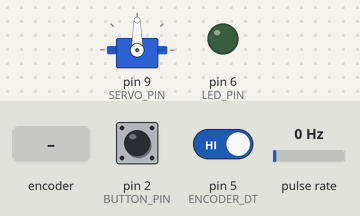
Recording of a program running on a simulated Arduino Uno, built with avr-gcc and run on an emulated ATmega328P. Shown: servo, output pins drawn as LEDs (lit = HIGH). Wiring (inferred from the names in the program): pulse sensor: data pin 3. The inputs (shaded band) are chosen by the test bench; at power-on: pulse rate 0 Hz, pin 2 (BUTTON_PIN) LOW, pin 5 (ENCODER_DT) HIGH. What the program prints to the serial monitor is not drawn.

Above: at 1.2 s.
1.3 s: pulse rate (sensor on pin 3) set to 4 Hz
At 2.17 s:
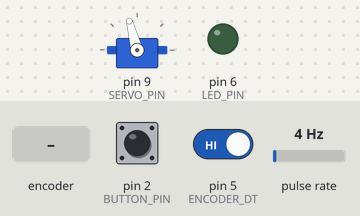
4.3 s: pin 2 (BUTTON_PIN) pulled HIGH for 0.15 s
At 6.6 s:
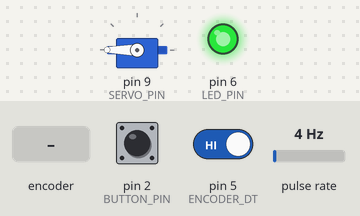
7.3 s: pin 2 (BUTTON_PIN) pulled HIGH for 1 s
At 7.7 s:
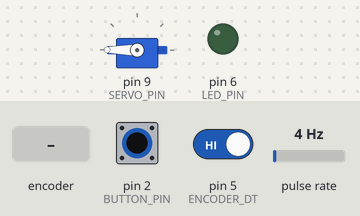
9.8 s: rotary encoder on pin 3 (ENCODER_CLK) / pin 5 (ENCODER_DT) turned 3 steps (first pin leading)
At 10.17 s:
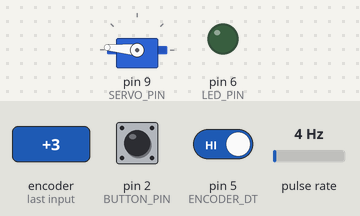
11.9 s: pin 2 (BUTTON_PIN) pulled HIGH for 3.2 s
At 12.4 s:
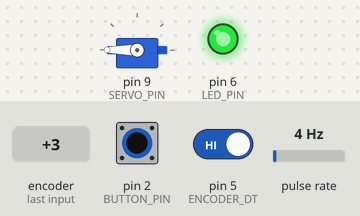
Timing chart, 0 to 14.9 s (numbered marks = the images above; inputs shaded):
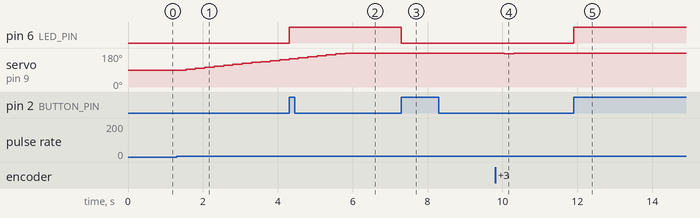

The program:

main.cpp
```cpp
#include <Arduino.h>
#include <Servo.h>

#define LED_PIN 6
#define BUTTON_PIN 2 // Interrupt Pin 0
#define ENCODER_CLK 3  // Interrupt Pin 1
#define ENCODER_DT  5

#define SERVO_PIN  9
#define SERVO_STEP 5

//variables toggled via interrupt
volatile int ledState = LOW;
volatile unsigned long lastButtonTime = 0;
volatile int servoPos = 90;

Servo servoMotor;// Create a Servo object

// ISR for the push button
void onPushButtonInterrupt() {
  if (millis() - lastButtonTime > 50) {
    ledState = !ledState;
    digitalWrite(LED_PIN, ledState);
    lastButtonTime = millis();
  }
}

// ISR for the rotary encoder
void onEncoderInterrupt() {
  if (digitalRead(ENCODER_DT) == HIGH) {
    servoPos += SERVO_STEP; // Clockwise
  } else {
    servoPos -= SERVO_STEP; // Counterclockwise
  }

  // Constrain the servo position
  servoPos = constrain(servoPos, 0, 180);
  servoMotor.write(servoPos);
}

void setup() {
  // Button and LED setup
  pinMode(BUTTON_PIN, INPUT);
  pinMode(LED_PIN, OUTPUT);
  digitalWrite(LED_PIN, LOW);

  // Encoder setup
  pinMode(ENCODER_CLK, INPUT);
  pinMode(ENCODER_DT, INPUT);

  // Servo setup
  servoMotor.attach(SERVO_PIN);
  servoMotor.write(servoPos);

  // Attach BOTH interrupts to their respective pins and ISRs
  attachInterrupt(digitalPinToInterrupt(BUTTON_PIN), onPushButtonInterrupt, RISING);
  attachInterrupt(digitalPinToInterrupt(ENCODER_CLK), onEncoderInterrupt, FALLING);

  Serial.begin(9600);
}

// The loop is still busy, but it doesn't matter!
void timeIntensiveTask() {
  Serial.println("Time intensive running ...");

  // Simulate a time-intensive task
  for (long i = 0; i < 100000; i++) {
    // Wasting time...
    Serial.println("Time intensive task still running ...");
  }
  Serial.println("Time intensive task finished.");
}

void loop() {
  timeIntensiveTask();
  delay(1000); // We can even add long delays here.
}
```

Measured:
- after the input at 1.3 s, servo on pin 9 (SERVO_PIN): moves from 90° to 145° over 2.5 s, starting after 0.25 s
- after the input at 4.3 s, pin 6 (LED_PIN): LOW → HIGH at once
- after the input at 7.3 s, pin 6 (LED_PIN): HIGH → LOW at once
- after the input at 9.8 s, servo on pin 9 (SERVO_PIN): 180° → 175° after 0.25 s, → 180° 0.25 s later
- after the input at 11.9 s, pin 6 (LED_PIN): LOW → HIGH at once
